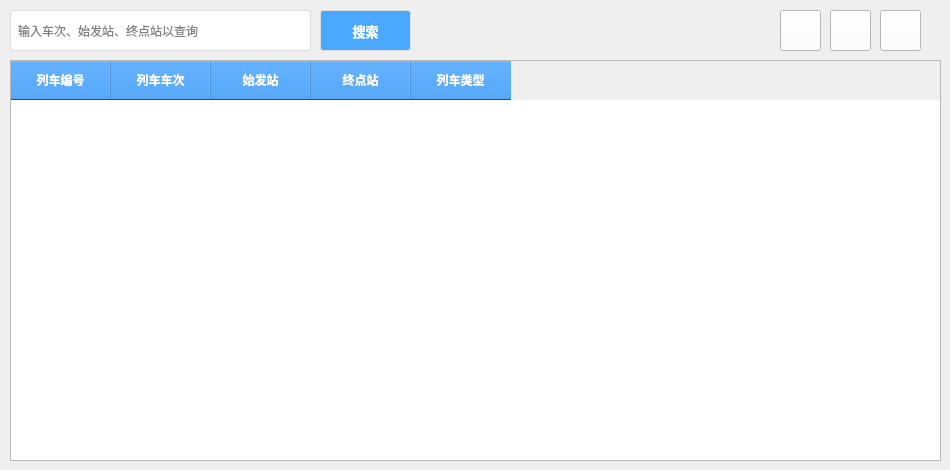
      <widget class="QWidget" name="tab">
       <attribute name="title">
        <string>🚄 列车管理</string>
       </attribute>
       <widget class="QLineEdit" name="lineEditTrainL">
        <property name="geometry">
         <rect>
          <x>10</x>
          <y>10</y>
          <width>301</width>
          <height>41</height>
         </rect>
        </property>
        <property name="styleSheet">
         <string notr="true">QLineEdit {
	padding-left: 5px;
    border: 1px solid #dddddd;
    border-radius: 3px;
    background-color: white;
}
QLineEdit:focus {
    border: 2px solid #0066FF; /* 类似原设计，但颜色可调整 */
}
QLineEdit:hover:!focus {
    border: 1px solid #000000; /* black */
}

</string>
        </property>
        <property name="text">
         <string/>
        </property>
        <property name="placeholderText">
         <string>输入车次、始发站、终点站以查询</string>
        </property>
       </widget>
       <widget class="QPushButton" name="pushButtonTrainS">
        <property name="geometry">
         <rect>
          <x>320</x>
          <y>10</y>
          <width>91</width>
          <height>41</height>
         </rect>
        </property>
        <property name="font">
         <font>
          <pointsize>10</pointsize>
          <bold>true</bold>
         </font>
        </property>
        <property name="styleSheet">
         <string notr="true">QPushButton{
    border: 1px solid #dddddd;
    border-radius: 3px;
    background-color: rgb(75, 168, 255);
	color: rgb(255,255,255);
}

QPushButton:hover {
    background-color: rgb(27, 125, 230);
}
 
QPushButton:pressed {
    background-color: #a0a0a0;
}</string>
        </property>
        <property name="text">
         <string>搜索</string>
        </property>
       </widget>
       <widget class="QPushButton" name="pushButtonAddT">
        <property name="geometry">
         <rect>
          <x>780</x>
          <y>10</y>
          <width>41</width>
          <height>41</height>
         </rect>
        </property>
        <property name="toolTip">
         <string>Add</string>
        </property>
        <property name="statusTip">
         <string/>
        </property>
        <property name="whatsThis">
         <string/>
        </property>
        <property name="styleSheet">
         <string notr="true">QPushButton {
image: url(:/new/prefix1/image/add.png);
background-color: rgb(255, 255, 255);
padding: 8px;
}

QPushButton:hover {
border: 1px solid rgb(231, 231, 231); 
border-radius: 4px;         /* 可选：添加圆角 */
}

QPushButton:pressed {
    background-color: #e0e0e0;  
    border: 1px solid #999999;  
border-radius: 4px;         /* 可选：添加圆角 */
}</string>
        </property>
        <property name="text">
         <string/>
        </property>
       </widget>
       <widget class="QPushButton" name="pushButtonModifyT">
        <property name="geometry">
         <rect>
          <x>830</x>
          <y>10</y>
          <width>41</width>
          <height>41</height>
         </rect>
        </property>
        <property name="toolTip">
         <string>Modify</string>
        </property>
        <property name="statusTip">
         <string/>
        </property>
        <property name="whatsThis">
         <string/>
        </property>
        <property name="styleSheet">
         <string notr="true">QPushButton {
image: url(:/new/prefix1/image/modify.png);
background-color: rgb(255, 255, 255);
padding: 8px;
}

QPushButton:hover {
border: 1px solid rgb(231, 231, 231); 
border-radius: 4px;         /* 可选：添加圆角 */
}

QPushButton:pressed {
    background-color: #e0e0e0;  
    border: 1px solid #999999;  
border-radius: 4px;         /* 可选：添加圆角 */
}</string>
        </property>
        <property name="text">
         <string/>
        </property>
       </widget>
       <widget class="QPushButton" name="pushButtonDeleteT">
        <property name="geometry">
         <rect>
          <x>880</x>
          <y>10</y>
          <width>41</width>
          <height>41</height>
         </rect>
        </property>
        <property name="toolTip">
         <string>Delete</string>
        </property>
        <property name="statusTip">
         <string/>
        </property>
        <property name="whatsThis">
         <string/>
        </property>
        <property name="styleSheet">
         <string notr="true">QPushButton {
image: url(:/new/prefix1/image/delete.png);
background-color: rgb(255, 255, 255);
padding: 8px;
}

QPushButton:hover {
border: 1px solid rgb(231, 231, 231); 
border-radius: 4px;         /* 可选：添加圆角 */
}

QPushButton:pressed {
    background-color: #e0e0e0;  
    border: 1px solid #999999;  
border-radius: 4px;         /* 可选：添加圆角 */
}</string>
        </property>
        <property name="text">
         <string/>
        </property>
       </widget>
       <widget class="QTableWidget" name="tableWidgetTrain">
        <property name="geometry">
         <rect>
          <x>10</x>
          <y>60</y>
          <width>931</width>
          <height>401</height>
         </rect>
        </property>
        <property name="styleSheet">
         <string notr="true">QHeaderView::section {
    background-color: rgb(5, 126, 255);
    padding: 8px 14px;
	color: rgb(255,255,255);
    font-weight: bold;
    border-bottom: 1px solid #dddddd;
    border-right: 1px solid #dddddd;
}</string>
        </property>
        <property name="selectionBehavior">
         <enum>QAbstractItemView::SelectionBehavior::SelectRows</enum>
        </property>
        <column>
         <property name="text">
          <string>列车编号</string>
         </property>
        </column>
        <column>
         <property name="text">
          <string>列车车次</string>
         </property>
        </column>
        <column>
         <property name="text">
          <string>始发站</string>
         </property>
        </column>
        <column>
         <property name="text">
          <string>终点站</string>
         </property>
        </column>
        <column>
         <property name="text">
          <string>列车类型</string>
         </property>
        </column>
       </widget>
      </widget>
